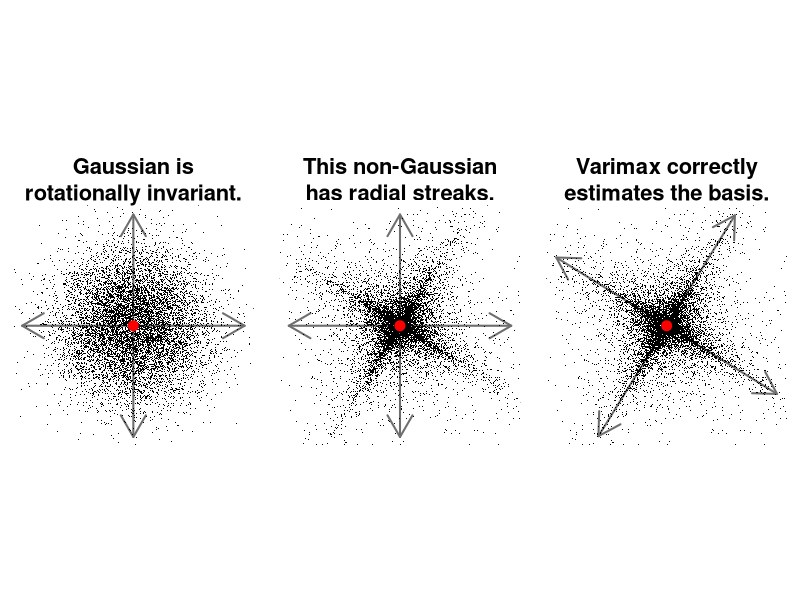

This figure's R source:
library(magrittr)
n = 10000
normDat = matrix(rnorm(n*2), ncol = 2) %>% scale()
expDat = matrix(sample(c(-1,1), 2*n, T)*rexp(n*2)^1.3, ncol = 2) %>% scale()
s = matrix(c(1, -2,-3,1), ncol = 2) %>% svd()
R = s$u
rexpDat = (expDat %*% R)
sc = 3



pdf(file = "rotInv.pdf", width = 10, height = 3.5)
par(mfrow =c(1,3), mar = c(.1,1,4,1), pty="s")
plot(normDat, pch = ".", xlim = sc*c(-1,1), ylim=sc*c(-1,1), axes=F, ylab = "", xlab="", 
     main = "Gaussian is\nrotationally invariant.", cex.main = 2)
arrows(x0 = c(-3,0),y0 = c(0,-3), x1 = c(3,0),y1 = c(0,3), code  =3, col = "grey43", lwd = 2)
# lines(c(-99,099), c(0,0), col = "grey43", lwd = 2)
# lines(c(0,0), c(-99,099), col = "grey43", lwd = 2)
points(normDat, pch = ".")
points(0,0, col = "red", cex=2, pch  =19)



plot(rexpDat, pch = ".", xlim = sc*c(-1,1), ylim=sc*c(-1,1), axes=F, ylab = "", xlab="", 
     main = "This non-Gaussian\nhas radial streaks.", cex.main = 2)
arrows(x0 = c(-3,0),y0 = c(0,-3), x1 = c(3,0),y1 = c(0,3), code  =3, col = "grey43", lwd = 2)
# lines(c(-99,099), c(0,0), col = "grey43", lwd = 2)
# lines(c(0,0), c(-99,099), col = "grey43", lwd = 2)
points(rexpDat, pch = ".")
points(0,0, col = "red", cex=2, pch  =19)


plot(rexpDat, pch = ".", xlim = sc*c(-1,1), ylim=sc*c(-1,1), axes=F, ylab = "", xlab="", 
     main = "Varimax correctly\nestimates the basis.", cex.main = 2)
v = varimax(rexpDat)
stdBasis = matrix(c(1,0,-1,0,0,1,0,-1), byrow=T, ncol = 2)
rb = stdBasis%*%R*3.5
arrows(x0 = rb[c(1,3),1],y0 = rb[c(1,3),2], x1 = rb[-c(1,3),1],y1 = rb[-c(1,3),2], code  =3, col = "grey43", lwd = 2)
# lines(x = rb[1:2,1], y = rb[1:2,2], col = "grey43", lwd = 2)
# lines(x = rb[3:4,1], y = rb[3:4,2], col = "grey43", lwd = 2)
points(rexpDat, pch = ".")
points(0,0, col = "red", cex=2, pch  =19)
dev.off()
